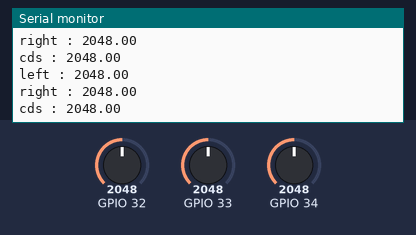
Recording of a sketch running on a simulated ESP32. Parts: the last lines printed to the serial monitor. The test bench sets the inputs (shaded band); at power-on: GPIO 32 = 2048, GPIO 33 = 2048, GPIO 34 = 2048.

Above: at 1.3 s.
1.4 s: GPIO 32 set to 2866
At 1.9 s:
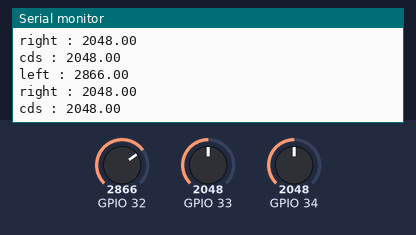
2.9 s: GPIO 33 set to 2866
At 3.4 s:
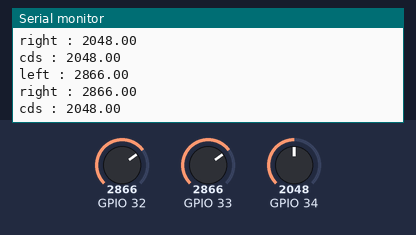
4.4 s: GPIO 34 set to 2866
At 4.9 s:
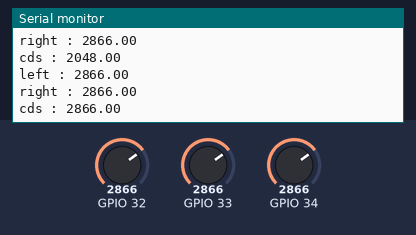
5.9 s: GPIO 32 set to 3603
At 6.4 s:
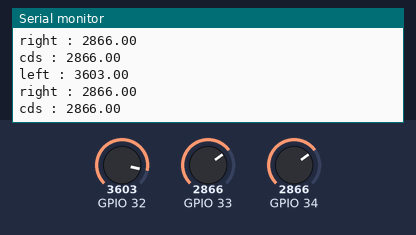
7.4 s: GPIO 33 set to 3603
At 7.9 s:
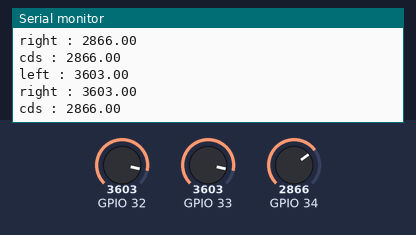
8.9 s: GPIO 34 set to 3603
At 9.4 s:
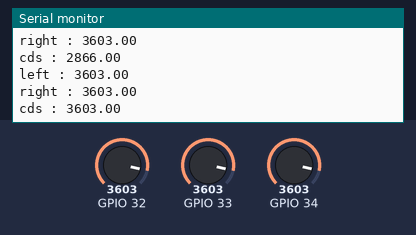
Timing chart, 0 to 11.4 s (numbered marks = the images above; inputs shaded):
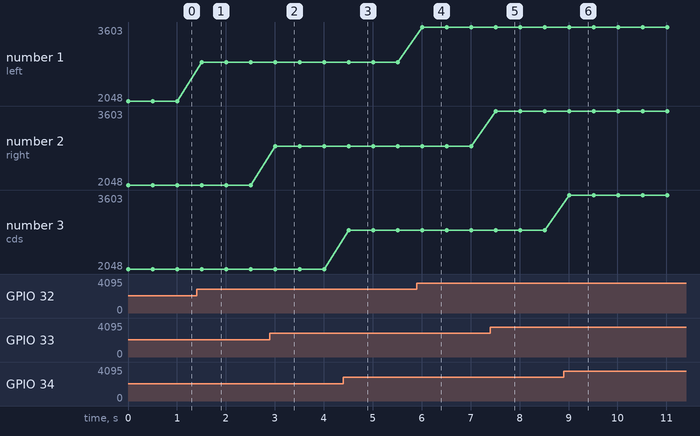

The sketch:

line_value_check.ino
```cpp
float left, right, cds;  // 왼쪽, 오른쪽 라인 센서의 기준값 저장 변수

void setup() {
  Serial.begin(9600);
}

void loop() {
  left = analogRead(32);  // 왼쪽 라인 센서 값 읽기
  right = analogRead(33);  // 오른쪽 라인 센서 값 읽기
  cds = analogRead(34);
  Serial.print("left : ");
  Serial.println(left);
  Serial.print("right : ");
  Serial.println(right);
  Serial.print("cds : ");
  Serial.println(cds);
  delay(500);
}
```

Measured:
- after the input at 1.4 s, the serial monitor: prints a new line after 0.10 s (image 1)
- after the input at 2.9 s, the serial monitor: prints a new line after 0.10 s (image 2)
- after the input at 4.4 s, the serial monitor: prints a new line after 0.11 s (image 3)
- after the input at 5.9 s, the serial monitor: prints a new line after 0.11 s (image 4)
- after the input at 7.4 s, the serial monitor: prints a new line after 0.11 s (image 5)
- after the input at 8.9 s, the serial monitor: prints a new line after 0.11 s (image 6)
- plotted number 1: 2048 → 2866 after the input at 1.4 s, 2866 → 3603 after the input at 5.9 s
